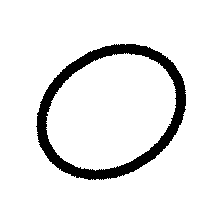
%> input picture Ano_2/CR/TP/ImagesFolder/train/circle/circle-train-0.png, 224 x 224 px; its folder holds only this picture in this run
$ octave --eval "tarefa_b;"   (GNU Octave 9; MATLAB toolbox functions it lacks are replaced by stand-ins)
%> lines starting %> are read from the running program, lines starting %| are printed output that depends on the picture; in (x1, y1, x2, y2) boxes, pixels count from 0 and x2, y2 are one past the last pixel; in counts of white or black regions, pixels touching at a corner belong together; the program's own positions count from 1
### Ano_2/CR/TP/Tarefa_b/loadImagensGeometricas.m
function [in, t] = loadImagensGeometricas()
    % Caminho da pasta com imagens (ajusta conforme necessário)
    pasta = 'C:\Users\Daniel\Desktop\2ºAno\2_semestre\CR\TP\ImagesFolder\train';

    % Nomes das subpastas correspondentes às classes
    tiposFormas = {'circle', 'kite', 'parallelogram', 'square', 'trapezoid', 'triangle'};
    numClasses = numel(tiposFormas);

    % Parâmetros
    tamanhoImagem = [20, 20];  % Tamanho padrão para redimensionamento
    in = [];                   % Entradas (colunas = imagens)
    t = [];                    % Alvos (one-hot)

    for classe = 1:numClasses
        pastaClasse = fullfile(pasta, tiposFormas{classe});
        ficheiros = dir(fullfile(pastaClasse, '*.png'));


        for i = 1:length(ficheiros)
            caminhoImagem = fullfile(pastaClasse, ficheiros(i).name);
            img = imread(caminhoImagem);
%> img is the input picture: size 224x224x3 uint8; 91.8% white; 1 black region, box (x1, y1, x2, y2) and area: (36, 44, 186, 180) 4108

             % Converter para grayscale, se necessário
            if ndims(img) == 3
                img = rgb2gray(img);
            end

            img = imresize(img, tamanhoImagem);
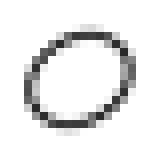
%> img: size 20x20 uint8 (shown 8 times larger); min 42, max 255, mean 233
            img = im2double(img);           % Normalizar para [0,1]
%> img: size 20x20 double
            imgBinaria = img > 0.5;         % Binarizar
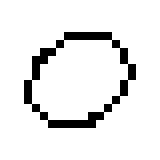
%> imgBinaria: size 20x20 logical (shown 8 times larger); 91.2% white; black in thin lines or dots, all inside (x1, y1, x2, y2) = (3, 4, 17, 16)
            vetor = reshape(imgBinaria, [], 1);  % Flatten
%> vetor = 400 logical values, 365 true

            in = [in, vetor];               % Adicionar à matriz de entrada
%> in = 400 values, max 1 at index 1, min 0 at index 71, mean 0.912

            alvo = zeros(numClasses, 1);
            alvo(classe) = 1;
            t = [t, alvo];                  % Adicionar à matriz de alvos
        end
    end
end

### Ano_2/CR/TP/Tarefa_b/tarefa_b.m
function tarefa_b()
    clear all;
    SomaPrecisaoGlobal = 0;
    SomaPrecisaoTeste = 0;
    SomaTempo = 0;

    % Variáveis para plotconfusion final
    tFinal = [];
    yFinal = [];
    for i = 1:10
        % Limpar figuras
        close all;

        % Medir tempo de execução desta iteração
        tic;

        % Carregar dados
        [p, t] = loadImagensGeometricas();

        % Criar RN feedforwamrd com 10 neurónios na camada escondida
%> (the run ends here)

$ run again, on Ano_2/CR/TP/ImagesFolder/train/circle/circle-train-10.png
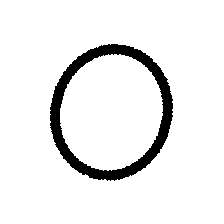
%> input picture Ano_2/CR/TP/ImagesFolder/train/circle/circle-train-10.png, 224 x 224 px
%> in loadImagensGeometricas, img is the input picture: size 224x224x3 uint8; 92.6% white; 1 black region, box (x1, y1, x2, y2) and area: (50, 44, 173, 181) 3732
%> in loadImagensGeometricas, `img = imresize(img, tamanhoImagem);`:
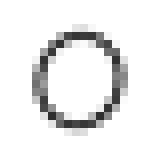
%> img: size 20x20 uint8 (shown 8 times larger); min 46, max 255, mean 235.1
%> in loadImagensGeometricas, `imgBinaria = img > 0.5;`:
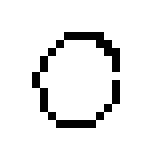
%> imgBinaria: size 20x20 logical (shown 8 times larger); 92.2% white; black in thin lines or dots, all inside (x1, y1, x2, y2) = (4, 4, 15, 16)
%> vetor = 400 logical values, 369 true
%> in = 400 values, max 1 at index 1, min 0 at index 90, mean 0.922
